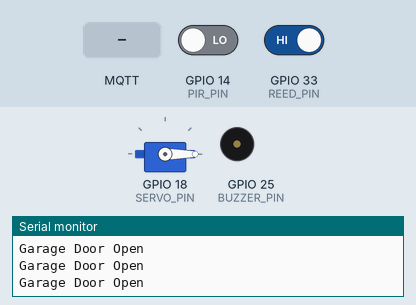
Simulated run of this sketch. Board: ESP32. On the bench: servo, buzzer (waves = sounding, pin HIGH), the last lines printed to the serial monitor. The inputs (shaded band) are chosen by the test bench; at power-on: GPIO 33 (REED_PIN) HIGH, GPIO 14 (PIR_PIN) LOW. WiFi joins after 1.5 s; servers stay silent unless stated; no MQTT or app messages arrive unless stated.

Above: at 4.7 s.
4.8 s: MQTT message "open" arrives on the first subscribed topic
At 5.3 s:
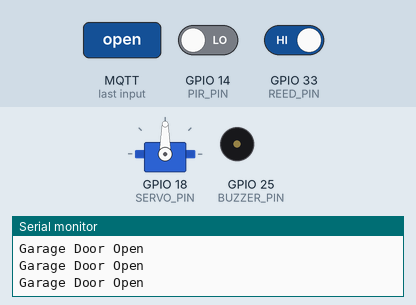
6.3 s: GPIO 33 (REED_PIN) driven LOW
8.2 s: GPIO 14 (PIR_PIN) driven HIGH
9.8 s: MQTT message "close" arrives on the first subscribed topic
At 13.5 s:
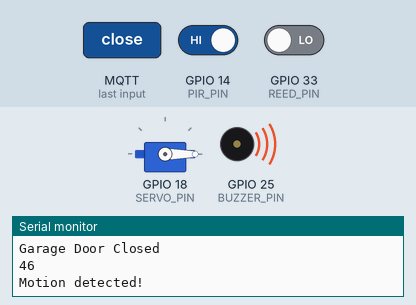
Timing chart, 0 to 13.8 s (numbered marks = the images above; inputs shaded):
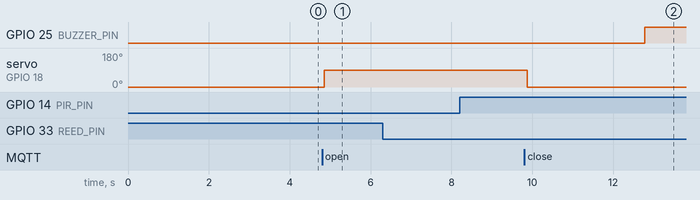

Measured:
- after the input at 4.8 s, servo on GPIO 18 (SERVO_PIN): 0° → 90° after 0.06 s
- after the input at 9.8 s, servo on GPIO 18 (SERVO_PIN): 90° → 0° after 0.07 s

The sketch:

GarageDoorFinal.ino
```cpp
#include <WiFi.h>
#include <PubSubClient.h>
#include <ESP32Servo.h>


#define PIR_PIN         14
#define REED_PIN        33
#define BUZZER_PIN      25
#define SERVO_PIN       18

const char* ssid       = "sameh";
const char* password   = "00000000";
const char* mqtt_server= "broker.hivemq.com";

WiFiClient espClient;
PubSubClient client(espClient);
Servo garageServo;

int motionCounter = 0;
unsigned long lastPirTriggerTime = 0;

void setup_wifi() {
  WiFi.begin(ssid, password);
  while (WiFi.status() != WL_CONNECTED) {
    delay(500);
  }
}

void reconnect() {
  while (!client.connected()) {
    if (client.connect("ESP32_GARAGE")) {
      client.subscribe("garage/control/door");
    } else {
      delay(5000);
    }
  }
}

void callback(char* topic, byte* message, unsigned int length) {
  String msg;
  for (int i = 0; i < length; i++) {
    msg += (char)message[i];
  }

  if (String(topic) == "garage/control/door") {
    if (msg == "open") {
      garageServo.write(90);
      Serial.println("Open");
    } else if (msg == "close") {
      garageServo.write(0);
      Serial.println("Close");
    }
  }


}

void setup() {
  Serial.begin(115200);
  delay(2000);
  Serial.println("== Starting setup ==");

  Serial.println("Attaching servo...");
  garageServo.attach(SERVO_PIN);
  garageServo.write(0);

  pinMode(PIR_PIN, INPUT);
  pinMode(REED_PIN, INPUT_PULLUP);
  pinMode(BUZZER_PIN, OUTPUT);

  Serial.println("Connecting to WiFi...");
  setup_wifi();
  Serial.println("WiFi connected!");

  client.setServer(mqtt_server, 1883);
  client.setCallback(callback);

  Serial.println("Setup done.");
}


void loop() {
  if (!client.connected()) reconnect();
  client.loop();


  bool rawPirState = digitalRead(PIR_PIN) == HIGH;
  bool doorClosed = digitalRead(REED_PIN) == LOW;

  if (doorClosed) {
    Serial.println("Garage Door Closed");
  } else {
    motionCounter = 0;
    Serial.println("Garage Door Open");
    rawPirState = LOW;
  }

  if (rawPirState) {
    lastPirTriggerTime = millis();
    motionCounter += 1;
    Serial.println(motionCounter);
  }

  if (!rawPirState && (millis() - lastPirTriggerTime > 10000)) {
    motionCounter = 0;
  } else if (motionCounter > 45) {
    Serial.println("Motion detected!");
    digitalWrite(BUZZER_PIN, HIGH);

    client.publish("garage/sensors/buzzer", "1");
    delay(5000);
    digitalWrite(BUZZER_PIN, LOW);
    client.publish("garage/sensors/buzzer", "0");
    motionCounter = 0;
  }
  delay(100);
}
```
